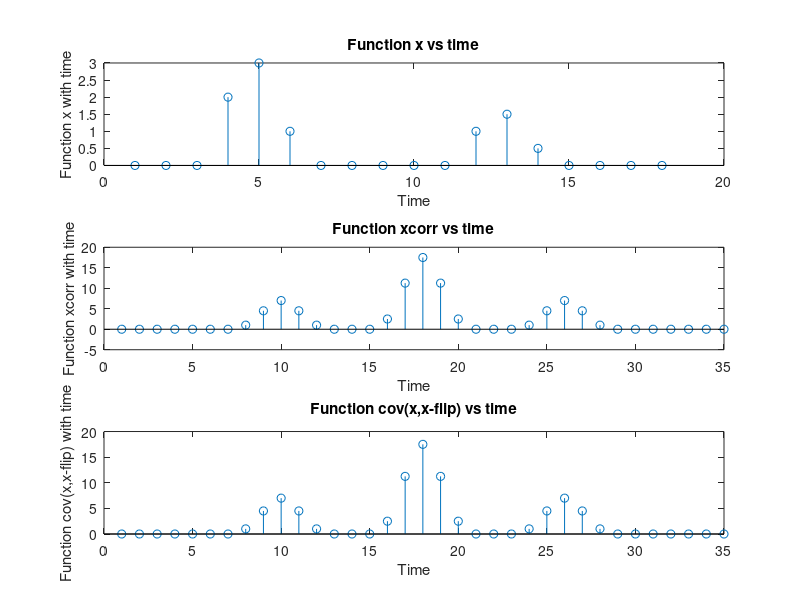

Here is the MATLAB script that generated this plot:
x = [0 0 0 2 3 1 0 0 0 0 0 1 1.5 0.5 0 0 0 0];
subplot(3,1,1), stem(x);
xlabel('Time');
ylabel('Function x with time');
title('Function x vs time');

y = xcorr(x);
subplot(3,1,2), stem(y);
xlabel('Time');
ylabel('Function xcorr with time');
title('Function xcorr vs time');

x_flip = flip(x);  % reverse the 1-D matrix of x
ct=conv(x, x_flip);
subplot(3,1,3), stem(ct);
xlabel('Time');
ylabel('Function cov(x,x-flip) with time');
title('Function cov(x,x-flip) vs time');
